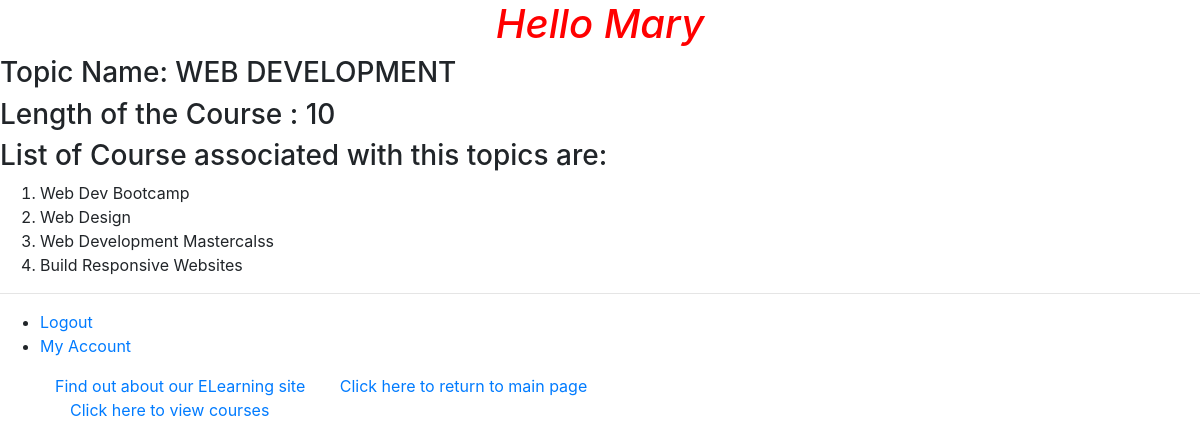
The app's page /Lab3App/1/ (signed in) with its own data.
### Lab3App/models.py (models this page shows, shortened)
class Topic(models.Model):
 name = models.CharField(max_length=200)
 length = models.IntegerField(default=12)

class Course(models.Model):
 title = models.CharField(max_length=200)
 topic = models.ForeignKey(Topic, related_name='courses',on_delete=models.CASCADE)
 price = models.DecimalField(validators=[validate_price], max_digits=10, decimal_places=2)
 for_everyone = models.BooleanField(default=True)
 description = models.TextField(blank=True)
 num_reviews = models.PositiveIntegerField(default=0)

### Lab3App/views.py (the view)
# urls.py: path(r'<int:topic_id>/', detail.as_view(), name='detail'),
class detail(View):
    def get(self,request, topic_id):
        top_list = Topic.objects.get(id = topic_id)
        course_list = Course.objects.filter(topic_id =top_list.id)
        return render(request, 'Lab3App/detail.html', {'top_list': top_list,'course_list':course_list})

### templates/Lab3App/detail.html (shortened to what this page needs)
{% extends 'Lab3App/base.html' %}
{% block body_block %}
    <h3>Topic Name: {{ top_list.name.upper}}</h3>
    <h3>Length of the Course : {{ top_list.length }}</h3>
{% if course_list %}
 <h3>List of Course associated with this topics are:</h3>
 <ol>
 {% for course in course_list %}
 <li> {{ course.title}} </li>
 {% endfor %}
 </ol>
 {% else %}
 <strong>There are no available courses for this topic!</strong>
 {% endif %}
{% endblock %}

### templates/Lab3App/base.html (shortened to what this page needs)
<!DOCTYPE html>
{% load static %}
<html>
<head>
    <link rel="stylesheet" type="text/css" href="{% static 'myapp/style.css' %}"/>
 <link rel="stylesheet" href="https://stackpath.bootstrapcdn.com/bootstrap/4.5.2/css/bootstrap.min.css">
 </head><body>
<div>
    <h1>Hello
        {% block myhdg %}
            {% if request.user.is_authenticated %} {{ user.first_name }}
            {% endif %}
        {% endblock %}
    </h1>
    {% block body_block %} {% endblock %}
</div>
<hr/>
<div>
    <ul>
        {% if request.user.is_authenticated %}
            <li ><a href="{% url 'Lab3App:logout' %}">Logout</a></li>
            <li ><a href="{% url 'Lab3App:myaccount' %}">My Account</a></li>
        {% else %}
            <li ><a href="{% url 'Lab3App:login' %}">Login</a></li>
            <li ><a href="{% url 'Lab3App:register' %}">Register <Here></Here></a></li>
        {% endif %}
        <li class="hbar1"><a href="{% url 'Lab3App:about' %}">Find out about our ELearning site</a></li>
        <li class="hbar1"><a href="{% url 'Lab3App:index' %}">Click here to
            return to main page</a><br/></li>
        <li class="hbar1"><a href="{% url 'Lab3App:findcourses' %}">Click here to view courses</a><br/></li>
    </ul>
</div>
 </body>
</html>

### Lab3App/Static/Lab3App/style.css (style rules this page uses)
h1 { background-color: #FFFFFF; color: #FF0000; font-size: 16pt; font-style: italic; text-align: center; }
.hbar1 { display: inline; margin: 15px; }

### records on screen
Topic: name "WEB DEVELOPMENT", length "10"
Course: title "Web Dev Bootcamp"
Course: title "Web Design"
Course: title "Web Development Mastercalss"
Course: title "Build Responsive Websites"

### other values on screen
{{ user.first_name }} "Mary"
